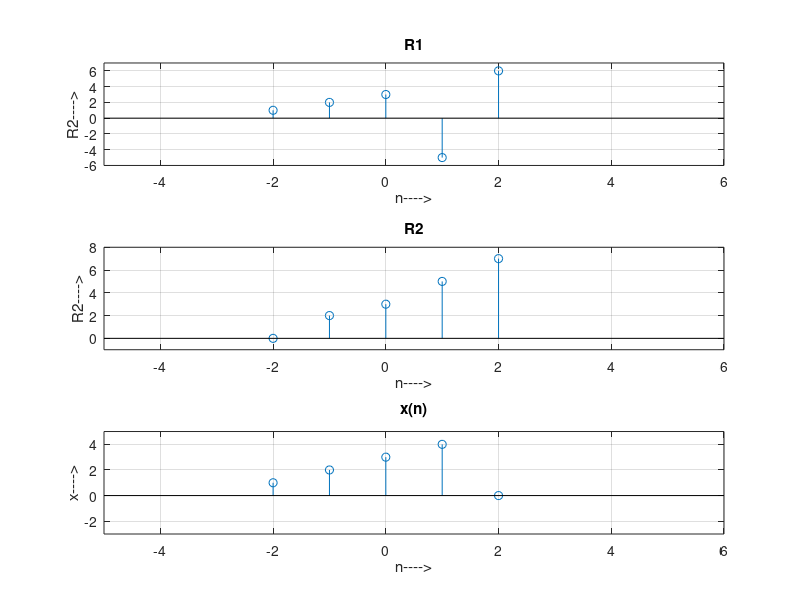
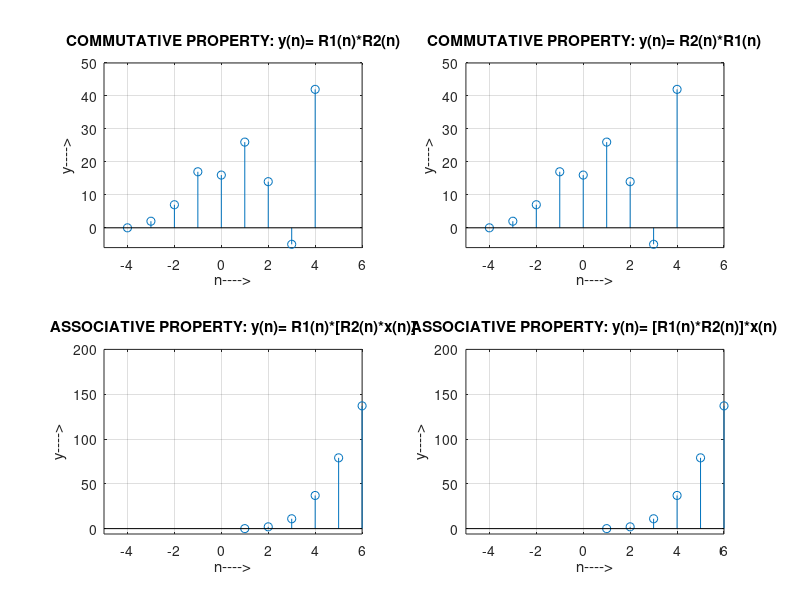
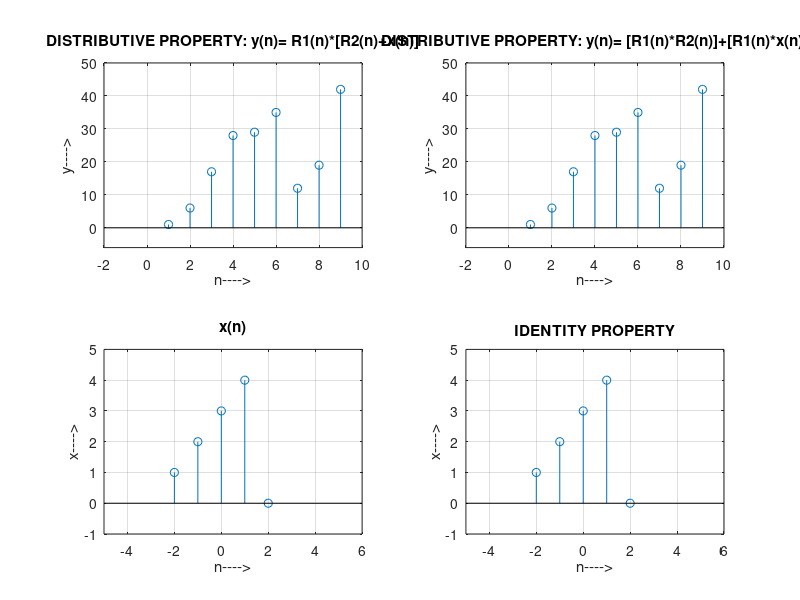

The MATLAB source for these figures, in order:
%Convoluton properties:
clc;

figure(1)
%R1[n]
r1 = [1 2 3 -5 6];
nr1 = -2:2;
subplot(3,1,1),stem(nr1,r1);
title('R1');
xlabel('n---->');
ylabel('R2---->');
axis([-5 6 -6 7]);
grid on;

%R2[n]
r2 = [0 2 3 5 7];
nr2 = -2:2;
subplot(3,1,2),stem(nr2,r2);
title('R2');
xlabel('n---->');
ylabel('R2---->');
axis([-5 6 -1 8]);
grid on;

%x[n]
x = [1 2 3 4 0];
nx = -2:2;
subplot(3,1,3),stem(nx,x);
title('x(n)');
xlabel('n---->');
ylabel('x---->');
axis([-5 6 -3 5]);
grid on;


figure(2)
% commutative
%Convolution R1[n]*R2[n]
y = conv(r1,r2);
ny = (nr1(1)+nr2(1)):(nr1(end)+nr2(end));
subplot(2,2,1),stem(ny,y);
title('COMMUTATIVE PROPERTY: y(n)= R1(n)*R2(n)');
xlabel('n---->');
ylabel('y---->');
axis([-5 6 -6 50]);
grid on;

%Convolution R2[n]*R1[n]
y1 = conv(r2,r1);
ny = (nr1(1)+nr2(1)):(nr1(end)+nr2(end));
subplot(2,2,2),stem(ny,y1);
title('COMMUTATIVE PROPERTY: y(n)= R2(n)*R1(n)');
xlabel('n---->');
ylabel('y---->');
axis([-5 6 -6 50]);
grid on;

%ASSOCIATIVE PROPERTIES
y3 = conv(r2,x);
y4 = conv(r1,y3);
subplot(2,2,3),stem(y4);
title('ASSOCIATIVE PROPERTY: y(n)= R1(n)*[R2(n)*x(n)]');
xlabel('n---->');
ylabel('y---->');
axis([-5 6 -6 200]);
grid on;

y5 = conv(r1,r2);
y6 = conv(y5,x);
subplot(2,2,4),stem(y6);
title('ASSOCIATIVE PROPERTY: y(n)= [R1(n)*R2(n)]*x(n)');
xlabel('n---->');
ylabel('y---->');
axis([-5 6 -6 200]);
grid on;

figure(3)
%DISTRIBUTIVE PROPERTIES
y3 = r2+x;
y6 = conv(r1,y3)
subplot(2,2,1),stem(y6);
title('DISTRIBUTIVE PROPERTY: y(n)= R1(n)*[R2(n)+x(n)]');
xlabel('n---->');
ylabel('y---->');
axis([-2 10 -6 50]);
grid on;

y3 = conv(r2,r1);
y4 = conv(x,r1);
y5 = y3+y4
subplot(2,2,2),stem(y5);
title('DISTRIBUTIVE PROPERTY: y(n)= [R1(n)*R2(n)]+[R1(n)*x(n)]');
xlabel('n---->');
ylabel('y---->');
axis([-2 10 -6 50]);
grid on;

%IDENTITY PROPERTY
%x[n]
x = [1 2 3 4 0];
nx = -2:2;
subplot(2,2,3),stem(nx,x);
title('x(n)');
xlabel('n---->');
ylabel('x---->');
axis([-5 6 -1 5]);
grid on;

d = 1;
y7 = conv(d,x);
ny7 = -2:2
subplot(2,2,4),stem(ny7,y7);
title('IDENTITY PROPERTY');
xlabel('n---->');
ylabel('x---->');
axis([-5 6 -1 5]);
grid on;